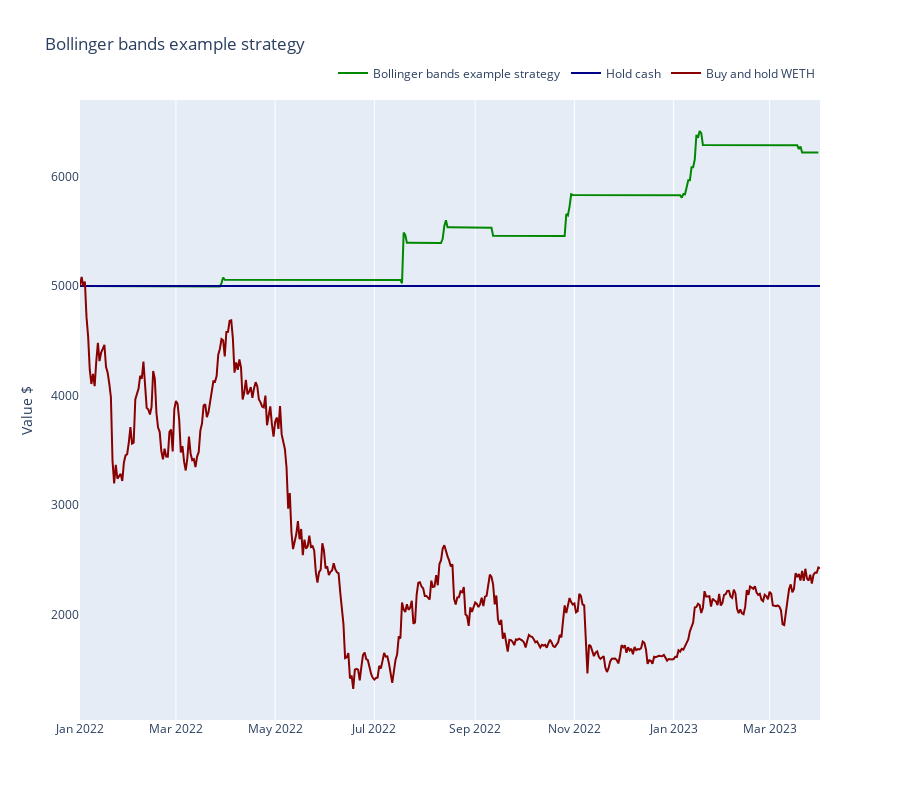

This figure's notebook cell:
### Markdown cell above
### Equity curve and benchmarks

Here we benchmark the strategy performance against some baseline scenarios.

- Buy and hold US dollar
- Buy and hold ETH

### Code cell
from tradeexecutor.visual.benchmark import visualise_benchmark

traded_pair = universe.universe.pairs.get_single()

fig = visualise_benchmark(
    "Bollinger bands example strategy",
    portfolio_statistics=state.stats.portfolio,
    all_cash=state.portfolio.get_initial_deposit(),
    buy_and_hold_asset_name=traded_pair.base_token_symbol,
    buy_and_hold_price_series=universe.universe.candles.get_single_pair_data()["close"],
    start_at=START_AT,
    end_at=END_AT,
    height=800
)

fig.show()

### Figure 1 — Plotly figure (JSON) as saved in the notebook; plotly's stock layout.template omitted (floating-point values rounded to 4 significant figures; data arrays with more than 128 entries replaced by an {"elided": "..."} marker saying what was removed)
{"data": [{"line": {"color": "#008800"}, "mode": "lines", "name": "Bollinger bands example strategy", "type": "scatter", "x": {"elided": "455 str values"}, "y": {"elided": "455 float values"}}, {"line": {"color": "#000088"}, "mode": "lines", "name": "Hold cash", "type": "scatter", "x": ["2022-01-01T00:00:00", "2023-04-01T00:00:00"], "y": [5000, 5000]}, {"line": {"color": "#880000"}, "mode": "lines", "name": "Buy and hold WETH", "type": "scatter", "x": {"elided": "456 str values"}, "y": {"elided": "456 float values"}}], "layout": {"height": 800, "legend": {"orientation": "h", "x": 1, "xanchor": "right", "y": 1.02, "yanchor": "bottom"}, "title": {"text": "Bollinger bands example strategy"}, "xaxis": {"rangeslider": {"visible": false}}, "yaxis": {"showgrid": false, "title": {"text": "Value $"}}}}
